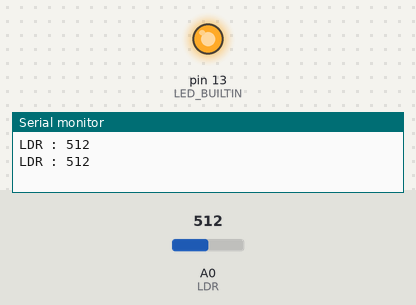
A sketch run on a simulated Arduino Uno, built with avr-gcc and run on an emulated ATmega328P. On the bench: output pins drawn as LEDs (lit = HIGH), the last lines printed to the serial monitor. The inputs (shaded band) are chosen by the test bench; at power-on: A0 (LDR) = 512.

Above: at 1.8 s.
1.9 s: A0 (LDR) set to 485
At 2.3 s:
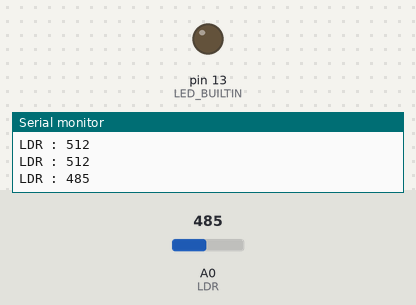
3.5 s: A0 (LDR) set to 510
At 5.0 s:
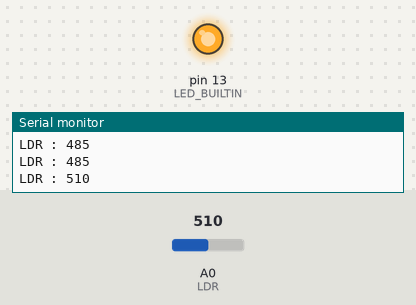
5.5 s: A0 (LDR) set to 490
At 6.6 s:
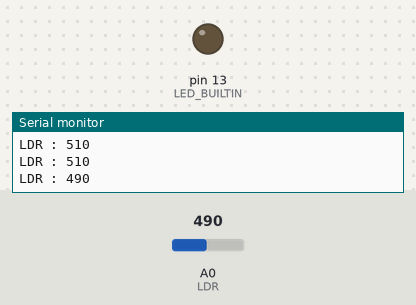
Timing chart, 0 to 8.5 s (numbered marks = the images above; inputs shaded):
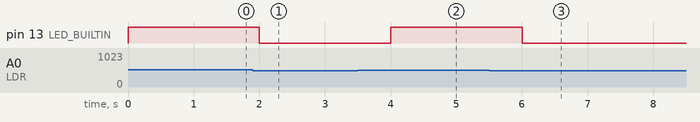

Measured:
- the behaviour switches between 500 and 499 on A0 (LDR) (found by bisection; images 0 and 1)
- after the input at 1.9 s, pin 13 (LED_BUILTIN): HIGH → LOW after 0.10 s
- after the input at 3.5 s, pin 13 (LED_BUILTIN): LOW → HIGH after 0.50 s
- after the input at 5.5 s, pin 13 (LED_BUILTIN): HIGH → LOW after 0.50 s

The sketch:

uww.ino
```cpp
#define LDR A0

void setup() {
  //setingan default 12bit
  Serial.begin(9600);
  pinMode(LED_BUILTIN, OUTPUT);
  pinMode(LDR, INPUT);
}

void loop() {
  int data = analogRead(LDR);
  Serial.print("LDR : ");
  Serial.println(data);

  if(data < 500){
    digitalWrite(LED_BUILTIN, LOW);
  }else{
    digitalWrite(LED_BUILTIN, HIGH);
  }
 delay(1000);
}
```
